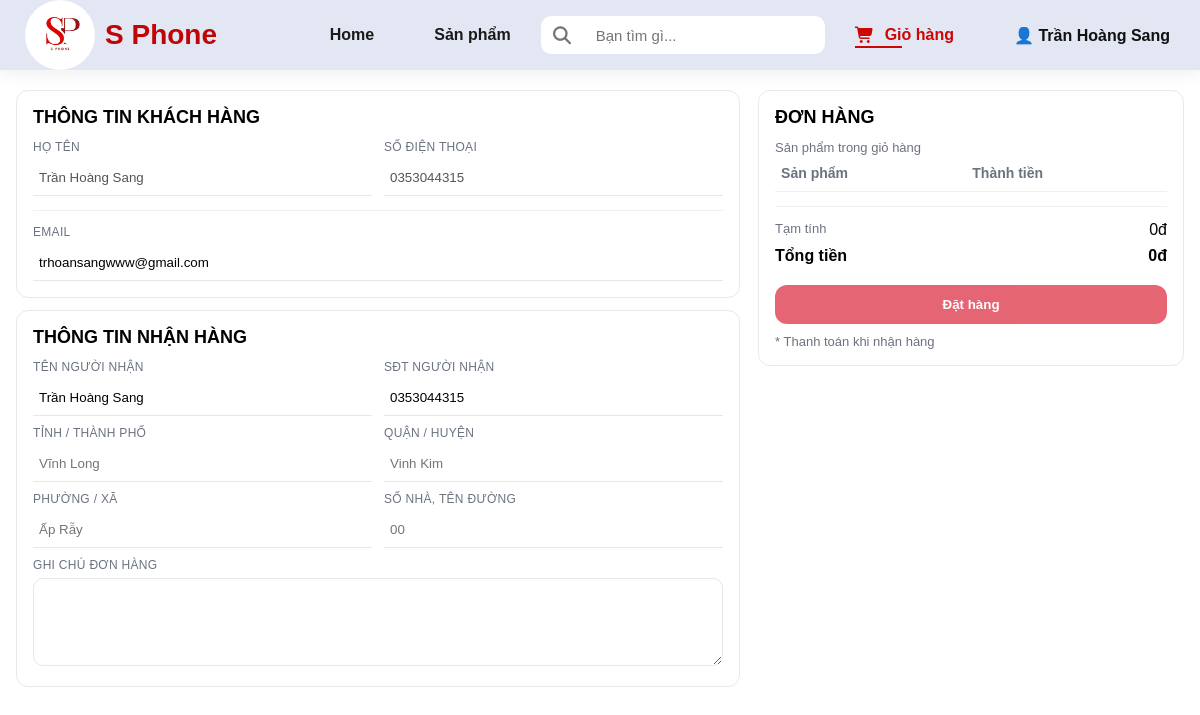
Page /site/order.php (signed in) on the committed database.
### tables this page shows
CREATE TABLE `users` (
  `user_id` int(11) NOT NULL,
  `role_id` int(11) NOT NULL,
  `hoTen` varchar(100) NOT NULL,
  `email` varchar(255) NOT NULL,
  `matKhau` varchar(255) NOT NULL,
  `sdt` varchar(15) DEFAULT NULL,
  `diaChi` text DEFAULT NULL,
  `ngaySinh` date DEFAULT NULL
);

### site/order.php (the view, shortened to what this page needs)
<?php
$pdo = null;
$dbFile = __DIR__ . '/db.php';
if (file_exists($dbFile)) $pdo = require $dbFile;
$nguoiDung = null;
if (!empty($_SESSION['user_id']) && $pdo) {
  $st = $pdo->prepare("SELECT user_id, hoTen, email, sdt, diaChi FROM users WHERE user_id = ?");
  $st->execute([(int)$_SESSION['user_id']]);
  $nguoiDung = $st->fetch(PDO::FETCH_ASSOC);
}
?>
<!DOCTYPE html>
<html lang="en">
<head>
    <link rel="stylesheet" href="https://cdnjs.cloudflare.com/ajax/libs/font-awesome/7.0.1/css/all.min.css">
    <link rel="stylesheet" href="css/style.css">
</head>
<body>
    <section id="header">
        <a href="home.php"> <img style="width: 70px; border-radius: 50%; margin-left: 25px;" src="images/P.jpg" class="logo"> S Phone</a>
        <div>
            <ul id="navbar">
                <li><a href="home.php">Home</a></li>
                <li><a href="product.php">Sản phẩm</a></li>
                <li class="thanhtimkiem">
                    <i class="fa-solid fa-magnifying-glass"></i>
                    <input type ="text" placeholder="Bạn tìm gì...">
                </li>
                <li id="lg-bag"><a class="active" href="cart.php"><i class="fa-solid fa-cart-shopping"></i>Giỏ hàng</a></li>
                <?php if (isset($_SESSION['user_id'])): ?>
                    <li><span class="user-name">👤 <?= htmlspecialchars($_SESSION['hoTen'] ?? '') ?></span></li>
                <?php else: ?>
                    <li><a class="login" href="login.php">Đăng nhập</a></li>
                <?php endif; ?>
            </ul>
        </div>
    </section>
    <main class="khung-thanh-toan">
    <div class="luoi-thanh-toan">
      <section class="cot-trai">
        <form method="post" id="form-dat-hang">
          <div class="the thong-tin-khach-hang">
            <h3 class="tieu-de-the">THÔNG TIN KHÁCH HÀNG</h3>
            <div class="dong-2cot">
              <div class="o-nhap">
                <label>Họ tên</label>
                <input type="text" value="<?= htmlspecialchars($nguoiDung['hoTen'] ?? ($_SESSION['hoTen'] ?? '')) ?>" disabled>
              </div>
              <div class="o-nhap">
                <label>Số điện thoại</label>
                <input type="text" value="<?= htmlspecialchars($nguoiDung['sdt'] ?? '') ?>" disabled>
              </div>
            </div>
            <div class="duong-phan-cach"></div>
            <div class="o-nhap">
              <label>Email </label>
              <input type="email" name="email" value="<?= htmlspecialchars($nguoiDung['email'] ?? ($_SESSION['email'] ?? '')) ?>" placeholder="Nhập email để nhận hoá đơn VAT">
            </div>
          </div>
          <div class="khoang-cach"></div>
          <div class="the thong-tin-nhan-hang">
            <h3 class="tieu-de-the">THÔNG TIN NHẬN HÀNG</h3>
            <div class="dong-2cot">
              <div class="o-nhap">
                <label>Tên người nhận</label>
                <input type="text" name="ten_nguoi_nhan" value="<?= htmlspecialchars($nguoiDung['hoTen'] ?? ($_SESSION['hoTen'] ?? '')) ?>" required>
              </div>
              <div class="o-nhap">
                <label>SĐT người nhận</label>
                <input type="text" name="sdt_nguoi_nhan" value="<?= htmlspecialchars($nguoiDung['sdt'] ?? '') ?>" required>
              </div>
            </div>
            <div class="dong-2cot">
              <div class="o-nhap">
                <label>Tỉnh / Thành phố</label>
                <input type="text" name="tinh" placeholder="Vĩnh Long" required>
              </div>
              <div class="o-nhap">
                <label>Quận / Huyện</label>
                <input type="text" name="quan" placeholder="Vinh Kim" required>
              </div>
            </div>
            <div class="dong-2cot">
              <div class="o-nhap">
                <label>Phường / Xã</label>
                <input type="text" name="phuong" placeholder="Ấp Rẫy" required>
              </div>
              <div class="o-nhap">
                <label>Số nhà, tên đường</label>
                <input type="text" name="dia_chi_chi_tiet" placeholder="00" required>
              </div>
            </div>
            <div class="o-nhap">
              <label>Ghi chú đơn hàng</label>
              <textarea name="ghi_chu" placeholder=""></textarea>
            </div>
          </div>
        </form>
      </section>
      <aside class="cot-phai">
        <div class="the tom-tat-don-hang">
          <h3 class="tieu-de-the">ĐƠN HÀNG</h3>
          <p class="chu-mo-ta">Sản phẩm trong giỏ hàng</p>
          <table class="bang-don-hang">
            <thead>
              <tr>
                <th>Sản phẩm</th>
                <th class="can-phai">Thành tiền</th>
              </tr>
            </thead>
          </table>
          <div class="duong-phan-cach"></div>
          <div class="dong-tinh-tien">
            <span class="chu-mo-ta">Tạm tính</span>
            <span id="tam-tinh" class="can-phai">0₫</span>
          </div>
          <div class="dong-tinh-tien tong">
            <span>Tổng tiền</span>
            <span id="tong-tien" class="can-phai">0₫</span>
          </div>
          <button class="nut-dat-hang" id="nut-dat-hang" form="form-dat-hang" type="submit">
            Đặt hàng
          </button>
          <p class="chu-mo-ta nho">* Thanh toán khi nhận hàng</p>
        </div>
      </aside>
    </div>
  </main>
</body>

### site/css/style.css (style rules this page uses)
* { margin:0; padding: 0; box-sizing: border-box; font-family: Arial, Helvetica, sans-serif; }
p { font-size: 14px; color: #465b52; }
body { width: 100%; }
#header { display: flex; align-items: center; justify-content: space-between; background: #e3e6f3; box-shadow: 0 5px 15px rgba(0, 0, 0, 0.06); z-index: 999; position: sticky; top: 0; left: 0; }
#header a { text-decoration: none; align-items: center; color: rgb(191, 5, 5); font-size: 28px; font-weight: 600; display: flex; align-items: center; gap: 10px; }
#navbar { display:flex; align-items: center; justify-content: center; }
#navbar li { list-style: none; padding: 0 30px; position: relative; }
#navbar .user-name { font-weight: 600; color: #111; }
#navbar li a { text-decoration: none; font-size: 16px; font-weight: 600; color: #1a1a1a; transition: 0.3s ease; }
#navbar li a:hover, #navbar li a.active { color: rgb(206, 6, 6); }
#navbar li a.active::after, #navbar li.a:hover::after { content: ""; width: 30%; background: rgb(206, 6, 6); height: 2px; position: absolute; bottom: -4px; left: 30px; }
.thanhtimkiem { flex: 1; max-width: 500px; display: flex; align-items: center; background: rgb(255, 255, 255); border-radius: 10px; padding: 0 12px; gap: 10px; }
.thanhtimkiem input { flex: 1; height: 38px; border: none; outline: none; font-size: 15px; }
#navbar .thanhtimkiem { position: relative; }
#navbar .thanhtimkiem input { padding-left: 25px; }
#navbar .thanhtimkiem i { position: absolute; left: 10px; top: 50%; transform: translateY(-50%); font-size: 18px; color: #777676; }
.khung-thanh-toan { max-width: 1200px; margin: 20px auto; padding: 0 16px; }
.luoi-thanh-toan { display: grid; grid-template-columns: 1.7fr 1fr; gap: 18px; align-items: start; }
.the { background: #fff; border: 1px solid #e9e9e9; border-radius: 12px; padding: 16px; }
.tieu-de-the { margin: 0 0 12px; font-size: 18px; }
.chu-mo-ta { color: #6b7280; font-size: 13px; }
.khoang-cach { height: 12px; }
.duong-phan-cach { height: 1px; background: #f0f0f0; margin: 14px 0; }
.dong-2cot { display: grid; grid-template-columns: 1fr 1fr; gap: 12px; margin-bottom: 10px; }
.o-nhap label { display: block; font-size: 12px; color: #6b7280; margin-bottom: 6px; text-transform: uppercase; letter-spacing: 0.3px; }
.o-nhap input, .o-nhap textarea { width: 100%; outline: none; }
.o-nhap input { border: none; border-bottom: 1px solid #e5e7eb; padding: 10px 6px; background: transparent; }
.o-nhap textarea { border: 1px solid #e5e7eb; border-radius: 10px; padding: 10px; min-height: 88px; background: transparent; }
.bang-don-hang { width: 100%; border-collapse: collapse; }
.bang-don-hang th, .bang-don-hang td { padding: 10px 6px; border-bottom: 1px solid #f0f0f0; font-size: 14px; }
.bang-don-hang th { text-align: left; color: #6b7280; font-weight: 600; }
.can-phai { text-align: right; white-space: nowrap; }
.dong-tinh-tien { display: flex; justify-content: space-between; gap: 10px; margin: 8px 0; }
.dong-tinh-tien.tong { font-weight: 700; font-size: 16px; }
.nut-dat-hang { width: 100%; border: none; border-radius: 12px; padding: 12px 14px; background: #d70018; color: #fff; font-weight: 700; cursor: pointer; margin-top: 12px; }
.nut-dat-hang:disabled { opacity: 0.6; cursor: not-allowed; }
.nho { margin-top: 10px; }

### rows in the picture
users: hoTen "Trần Hoàng Sang", sdt "0353044315", email "trhoansangwww@gmail.com", ten_nguoi_nhan "Trần Hoàng Sang", sdt_nguoi_nhan "0353044315"

### other values in the picture
$_SESSION['hoTen'] "Trần Hoàng Sang"
